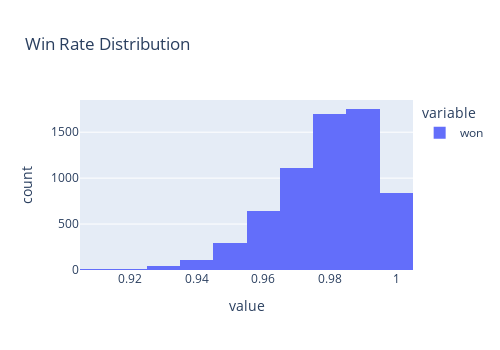

The notebook cell saved with this chart:
### Code cell
px.histogram(optimal_words['won'], height = 350, width = 500, title = 'Win Rate Distribution')

### Figure 1 — Plotly figure (JSON) as saved in the notebook; plotly's stock layout.template omitted (floating-point values rounded to 4 significant figures; data arrays with more than 128 entries replaced by an {"elided": "..."} marker saying what was removed)
{"data": [{"alignmentgroup": "True", "bingroup": "x", "hovertemplate": "variable=won<br>value=%{x}<br>count=%{y}<extra></extra>", "legendgroup": "won", "marker": {"color": "#636efa", "pattern": {"shape": ""}}, "name": "won", "offsetgroup": "won", "orientation": "v", "showlegend": true, "type": "histogram", "x": {"elided": "6512 float values"}, "xaxis": "x", "yaxis": "y"}], "layout": {"barmode": "relative", "height": 350, "legend": {"title": {"text": "variable"}, "tracegroupgap": 0}, "title": {"text": "Win Rate Distribution"}, "width": 500, "xaxis": {"anchor": "y", "domain": [0, 1], "title": {"text": "value"}}, "yaxis": {"anchor": "x", "domain": [0, 1], "title": {"text": "count"}}}}
